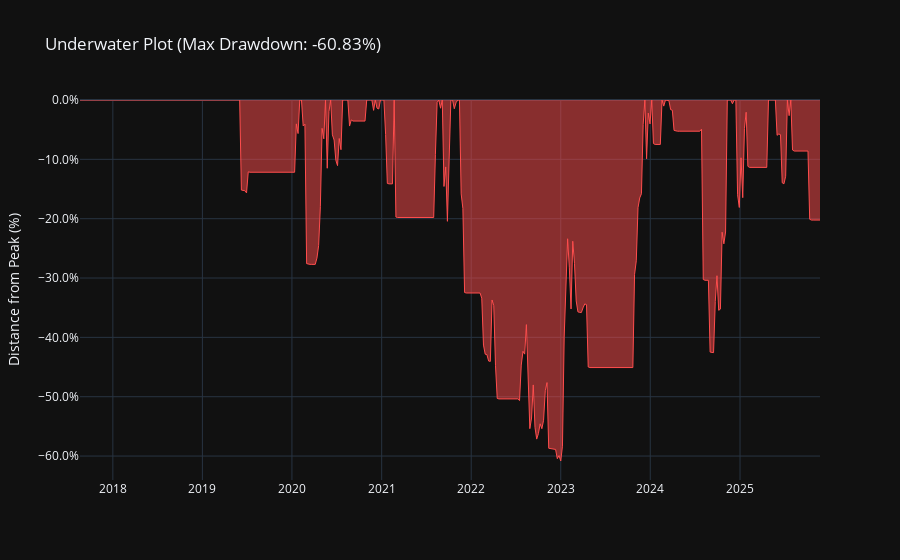

Notebook source saved alongside this figure:
### Code cell
# 1. Calculate Drawdown
# Current Equity / Highest Equity ever reached - 1
drawdown = (results['equity'] / results['equity'].cummax()) - 1

# 2. Plot
fig = go.Figure()
fig.add_trace(go.Scatter(
    x=drawdown.index, 
    y=drawdown, 
    fill='tozeroy', # Red fill
    line=dict(color='#ff4d4d', width=1),
    name='Drawdown'
))

fig.update_layout(
    title=f'Underwater Plot (Max Drawdown: {drawdown.min():.2%})',
    template='plotly_dark',
    yaxis_tickformat='.1%', # Percentage format
    yaxis_title='Distance from Peak (%)'
)
fig.show()

### Figure 1 — Plotly figure (JSON) as saved in the notebook; plotly's stock layout.template omitted (floating-point values rounded to 4 significant figures; data arrays with more than 128 entries replaced by an {"elided": "..."} marker saying what was removed)
{"data": [{"fill": "tozeroy", "line": {"color": "#ff4d4d", "width": 1}, "name": "Drawdown", "type": "scatter", "x": {"elided": "432 str values"}, "y": {"elided": "432 float values"}}], "layout": {"title": {"text": "Underwater Plot (Max Drawdown: -60.83%)"}, "yaxis": {"tickformat": ".1%", "title": {"text": "Distance from Peak (%)"}}}}
